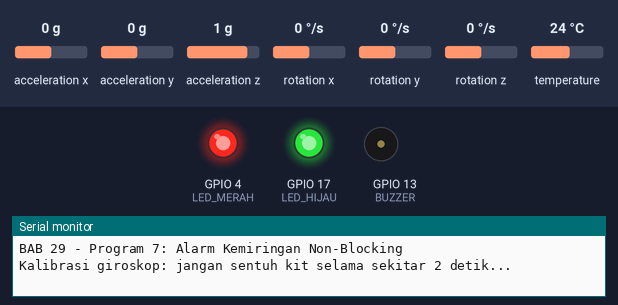
A sketch run on a simulated ESP32. Shown: output pins drawn as LEDs (lit = HIGH), buzzer (waves = sounding, pin HIGH), the last lines printed to the serial monitor. Inputs (shaded band) come from the test bench; at power-on: acceleration z 1 g, acceleration x 0 g, acceleration y 0 g, rotation x 0 °/s, rotation y 0 °/s, rotation z 0 °/s, temperature 24 °C.

Above: at 1.1 s.
At 4.6 s:
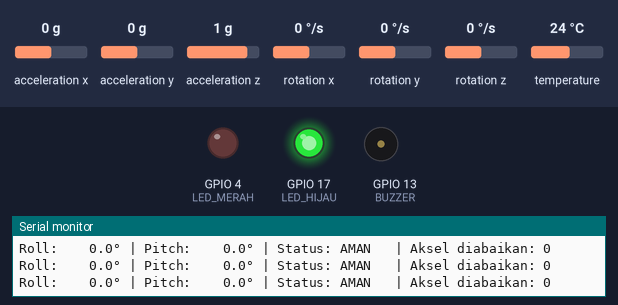
4.7 s: acceleration z set to -0.6 g
6.2 s: acceleration z set to -0.9 g
At 6.91 s:
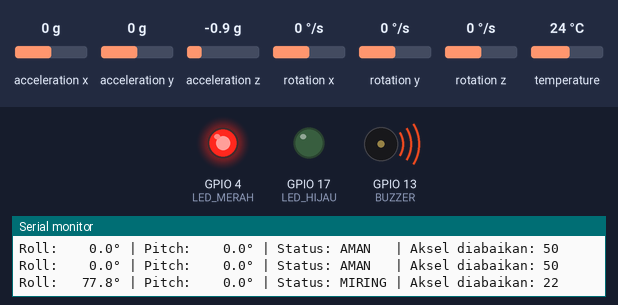
Timing chart, 0 to 16.2 s (numbered marks = the images above; inputs shaded):
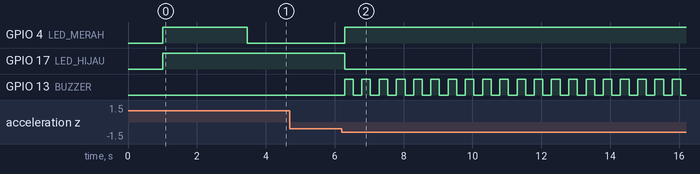

Measured:
- the behaviour switches between -0.7 and -0.8 g on acceleration z (found by bisection; images 1 and 2)
- after the input at 6.2 s, GPIO 4 (LED_MERAH): LOW → HIGH after 0.09 s; GPIO 17 (LED_HIJAU): HIGH → LOW after 0.09 s; GPIO 13 (BUZZER): alternates HIGH for 0.25 s and LOW for 0.25 s, starting after 0.09 s

The sketch:

p7_alarm_kemiringan.ino
```cpp
/*
 * BAB 29 - Program 7: Alarm Kemiringan Non-Blocking
 * Roll dan pitch dihitung terus dengan complementary filter (100 kali per detik).
 * Kalau kit miring lebih dari 30°, LED merah menyala dan buzzer berbunyi
 * putus-putus. Alarm baru padam setelah kemiringan kembali di bawah 25°
 * (histeresis). Semua tugas berjalan tanpa delay() memakai struct Timer dari BAB 16.
 *
 * Rangkaian:
 *   LED1 (merah) → IO4, LED2 (hijau) → IO17, BUZZ → IO13
 *   MPU-6050 tersambung ke IO21 (SDA) dan IO22 (SCL) lewat jumper cap di kit.
 * Library: Adafruit MPU6050 (by Adafruit)
 */

#include <Wire.h>
#include <Adafruit_MPU6050.h>
#include <Adafruit_Sensor.h>

#define PIN_SDA   21
#define PIN_SCL   22
#define LED_MERAH 4   // LED1 (merah)
#define LED_HIJAU 17  // LED2 (hijau)
#define BUZZER    13  // buzzer aktif

const uint8_t MPU_ALAMAT   = 0x68;
const float ALPHA          = 0.98;  // bobot giroskop pada complementary filter
const float BATAS_MIRING   = 30.0;  // derajat: lebih dari ini, alarm menyala
const float BATAS_AMAN     = 25.0;  // derajat: kurang dari ini, alarm padam lagi
const float TOLERANSI_G    = 0.2;   // akselerometer dipakai hanya kalau |a| = 1 g ± 0.2 g
const int SAMPEL_KALIBRASI = 200;   // 200 bacaan x 10 ms = 2 detik

// Tipe data ditulis di bagian atas supaya dikenali semua fungsi di bawahnya
enum StatusKemiringan { AMAN, MIRING };

struct Timer {
  unsigned long interval;   // jalankan setiap sekian ms
  unsigned long waktuLalu;  // kapan terakhir dijalankan

  // Mengembalikan true kalau sudah waktunya, lalu mencatat waktunya
  bool sudahWaktunya(unsigned long sekarang) {
    if (sekarang - waktuLalu >= interval) {
      waktuLalu = sekarang;
      return true;
    }
    return false;
  }
};

Timer timerImu     = {10, 0};   // hitung sudut setiap 10 ms
Timer timerBuzzer  = {250, 0};  // buzzer berganti bunyi/diam setiap 250 ms
Timer timerLaporan = {500, 0};  // laporan ke Serial Monitor setiap 500 ms

Adafruit_MPU6050 mpu;

float ax, ay, az;                                // percepatan (g)
float gx, gy, gz;                                // kecepatan putar mentah (°/s)
float offsetGx = 0, offsetGy = 0, offsetGz = 0;  // hasil kalibrasi (°/s)

float roll = 0, pitch = 0;          // hasil complementary filter (°)
unsigned long waktuSampelLalu = 0;  // micros() saat sudut terakhir dihitung
bool imuTersambung = true;
int sampelDiabaikan = 0;            // berapa kali akselerometer diabaikan sejak laporan terakhir
StatusKemiringan status = AMAN;
bool buzzerBunyi = false;

// ---------- Fungsi sensor (versi library Adafruit, sama seperti Program 3) ----------

bool siapkanImu() {
  if (!mpu.begin(MPU_ALAMAT)) {
    return false;
  }
  mpu.setAccelerometerRange(MPU6050_RANGE_2_G);  // ±2 g
  mpu.setGyroRange(MPU6050_RANGE_500_DEG);       // ±500 °/s
  mpu.setFilterBandwidth(MPU6050_BAND_21_HZ);    // DLPF 21 Hz
  return true;
}

bool bacaImu() {
  Wire.beginTransmission(MPU_ALAMAT);  // pastikan dulu sensornya menjawab
  if (Wire.endTransmission() != 0) {
    return false;
  }
  sensors_event_t aksel, giro, suhu;
  mpu.getEvent(&aksel, &giro, &suhu);
  ax = aksel.acceleration.x / SENSORS_GRAVITY_STANDARD;  // m/s² → g
  ay = aksel.acceleration.y / SENSORS_GRAVITY_STANDARD;
  az = aksel.acceleration.z / SENSORS_GRAVITY_STANDARD;
  gx = giro.gyro.x * RAD_TO_DEG;                          // rad/s → °/s
  gy = giro.gyro.y * RAD_TO_DEG;
  gz = giro.gyro.z * RAD_TO_DEG;
  return true;
}

// Rata-rata bacaan giroskop saat kit diam = offset
void kalibrasiGiro() {
  float totalX = 0, totalY = 0, totalZ = 0;
  int jumlah = 0;
  for (int i = 0; i < SAMPEL_KALIBRASI; i++) {
    if (bacaImu()) {
      totalX += gx;
      totalY += gy;
      totalZ += gz;
      jumlah++;
    }
    delay(10);  // hanya di setup(), sebelum tugas-tugas lain berjalan
  }
  if (jumlah > 0) {
    offsetGx = totalX / jumlah;
    offsetGy = totalY / jumlah;
    offsetGz = totalZ / jumlah;
  }
}

// ---------- Tugas-tugas ----------

// Hitung roll dan pitch dengan complementary filter
void perbaruiSudut() {
  unsigned long sekarang = micros();
  float dt = (sekarang - waktuSampelLalu) / 1000000.0;  // selang waktu nyata (detik)
  waktuSampelLalu = sekarang;
  if (dt > 0.1) {
    dt = 0.1;  // jaga-jaga kalau loop() sempat tertahan lama
  }

  if (!bacaImu()) {
    imuTersambung = false;
    return;
  }
  imuTersambung = true;

  float rollAksel  = atan2(ay, az) * RAD_TO_DEG;
  float pitchAksel = atan2(-ax, sqrt(ay * ay + az * az)) * RAD_TO_DEG;

  // "Satpam" akselerometer: saat terguncang, besar percepatan jauh dari 1 g,
  // jadi sudut dari akselerometer tidak dipercaya dulu
  float totalG = sqrt(ax * ax + ay * ay + az * az);
  float alpha = ALPHA;
  if (fabs(totalG - 1.0) > TOLERANSI_G) {
    alpha = 1.0;  // pakai giroskop saja
    sampelDiabaikan++;
  }

  roll  = alpha * (roll  + (gx - offsetGx) * dt) + (1.0 - alpha) * rollAksel;
  pitch = alpha * (pitch + (gy - offsetGy) * dt) + (1.0 - alpha) * pitchAksel;
}

// State machine alarm dengan histeresis
void perbaruiAlarm() {
  float kemiringan = fabs(roll);
  if (fabs(pitch) > kemiringan) {
    kemiringan = fabs(pitch);  // ambil kemiringan yang paling besar
  }

  if (status == AMAN && kemiringan > BATAS_MIRING) {
    status = MIRING;
  } else if (status == MIRING && kemiringan < BATAS_AMAN) {
    status = AMAN;
    buzzerBunyi = false;
    digitalWrite(BUZZER, LOW);  // pastikan buzzer diam
  }

  digitalWrite(LED_MERAH, status == MIRING ? HIGH : LOW);
  digitalWrite(LED_HIJAU, status == AMAN ? HIGH : LOW);
}

// Sensor hilang: matikan semua output supaya tidak memberi tanda yang salah
void matikanSemua() {
  status = AMAN;
  buzzerBunyi = false;
  digitalWrite(BUZZER, LOW);
  digitalWrite(LED_MERAH, LOW);
  digitalWrite(LED_HIJAU, LOW);
}

void setup() {
  Serial.begin(115200);
  delay(1000);  // beri waktu Serial Monitor tersambung
  pinMode(LED_MERAH, OUTPUT);
  pinMode(LED_HIJAU, OUTPUT);
  pinMode(BUZZER, OUTPUT);
  digitalWrite(BUZZER, LOW);
  Wire.begin(PIN_SDA, PIN_SCL);  // bus I2C kit: SDA = IO21, SCL = IO22

  Serial.println("BAB 29 - Program 7: Alarm Kemiringan Non-Blocking");

  if (!siapkanImu()) {
    Serial.println("MPU-6050 tidak ditemukan! Jalankan Program 1 untuk mencari penyebabnya.");
    while (true) {
      delay(1000);  // berhenti di sini
    }
  }

  Serial.println("Kalibrasi giroskop: jangan sentuh kit selama sekitar 2 detik...");
  digitalWrite(LED_MERAH, HIGH);  // kedua LED menyala = sedang kalibrasi
  digitalWrite(LED_HIJAU, HIGH);
  kalibrasiGiro();
  digitalWrite(LED_MERAH, LOW);
  digitalWrite(LED_HIJAU, LOW);
  Serial.printf("Offset giroskop (°/s): X=%.2f  Y=%.2f  Z=%.2f\n", offsetGx, offsetGy, offsetGz);

  // Sudut awal diambil dari akselerometer (kit sedang diam)
  if (bacaImu()) {
    roll  = atan2(ay, az) * RAD_TO_DEG;
    pitch = atan2(-ax, sqrt(ay * ay + az * az)) * RAD_TO_DEG;
  }
  waktuSampelLalu = micros();
  Serial.println("Siap. Miringkan kit lebih dari 30° untuk menyalakan alarm.");
}

void loop() {
  unsigned long sekarang = millis();

  // Tugas 1: hitung sudut dan perbarui alarm setiap 10 ms
  if (timerImu.sudahWaktunya(sekarang)) {
    perbaruiSudut();
    if (imuTersambung) {
      perbaruiAlarm();
    } else {
      matikanSemua();
    }
  }

  // Tugas 2: buzzer berbunyi putus-putus selama kit miring
  if (status == MIRING && timerBuzzer.sudahWaktunya(sekarang)) {
    buzzerBunyi = !buzzerBunyi;
    digitalWrite(BUZZER, buzzerBunyi ? HIGH : LOW);
  }

  // Tugas 3: laporan ke Serial Monitor setiap 500 ms
  if (timerLaporan.sudahWaktunya(sekarang)) {
    if (imuTersambung) {
      Serial.printf("Roll: %6.1f° | Pitch: %6.1f° | Status: %-6s | Aksel diabaikan: %d\n",
                    roll, pitch, status == MIRING ? "MIRING" : "AMAN", sampelDiabaikan);
    } else {
      Serial.println("MPU-6050 tidak menjawab! Periksa jumper cap-nya.");
    }
    sampelDiabaikan = 0;
  }

  // Tugas lain (tombol, WiFi, OLED) bisa ditambahkan di sini tanpa mengganggu sensor
}
```
